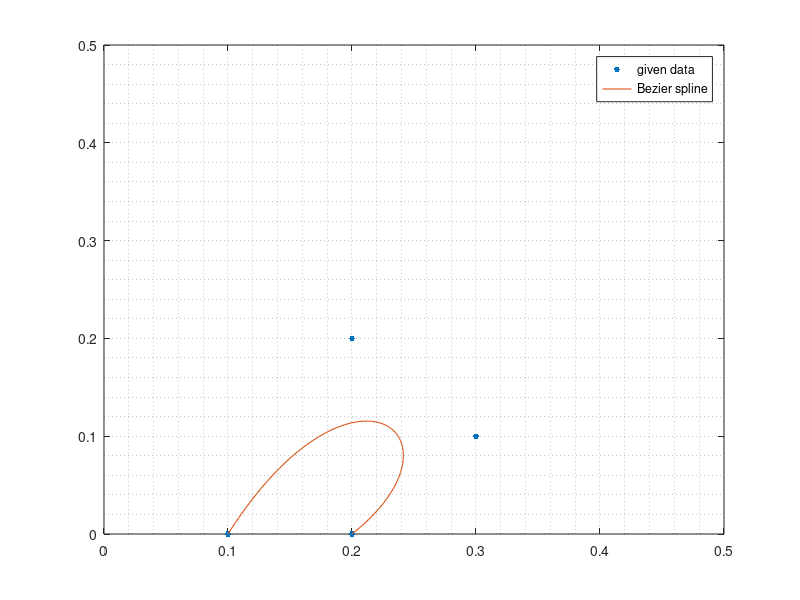

This figure's MATLAB source:
clear all
close all

X = [0.1, 0.1029998, 0.1059984, 0.1089946, 0.1119872, 0.114975, 0.1179568, 0.1209314, 0.1238976, 0.1268542, 0.1298, 0.1327338, 0.1356544, 0.1385606, 0.1414512, 0.144325, 0.1471808, 0.1500174, 0.1528336, 0.1556282, 0.1584, 0.1611478, 0.1638704, 0.1665666, 0.1692352, 0.171875, 0.1744848, 0.1770634, 0.1796096, 0.1821222, 0.1846, 0.1870418, 0.1894464, 0.1918126, 0.1941392, 0.196425, 0.1986688, 0.2008694, 0.2030256, 0.2051362, 0.2072, 0.2092158, 0.2111824, 0.2130986, 0.2149632, 0.216775, 0.2185328, 0.2202354, 0.2218816, 0.2234702, 0.225, 0.2264698, 0.2278784, 0.2292246, 0.2305072, 0.231725, 0.2328768, 0.2339614, 0.2349776, 0.2359242, 0.2368, 0.2376038, 0.2383344, 0.2389906, 0.2395712, 0.240075, 0.2405008, 0.2408474, 0.2411136, 0.2412982, 0.2414, 0.2414178, 0.2413504, 0.2411966, 0.2409552, 0.240625, 0.2402048, 0.2396934, 0.2390896, 0.2383922, 0.2376, 0.2367118, 0.2357264, 0.2346426, 0.2334592, 0.232175, 0.2307888, 0.2292994, 0.2277056, 0.2260062, 0.2242, 0.2222858, 0.2202624, 0.2181286, 0.2158832, 0.213525, 0.2110528, 0.2084654, 0.2057616, 0.2029402, 0.2];
Y = [0, 0.0059103, 0.0116424, 0.0171981, 0.0225792, 0.0277875, 0.0328248, 0.0376929, 0.0423936, 0.0469287, 0.0513, 0.0555093, 0.0595584, 0.0634491, 0.0671832, 0.0707625, 0.0741888, 0.0774639, 0.0805896, 0.0835677, 0.0864, 0.0890883, 0.0916344, 0.0940401, 0.0963072, 0.0984375, 0.1004328, 0.1022949, 0.1040256, 0.1056267, 0.1071, 0.1084473, 0.1096704, 0.1107711, 0.1117512, 0.1126125, 0.1133568, 0.1139859, 0.1145016, 0.1149057, 0.1152, 0.1153863, 0.1154664, 0.1154421, 0.1153152, 0.1150875, 0.1147608, 0.1143369, 0.1138176, 0.1132047, 0.1125, 0.1117053, 0.1108224, 0.1098531, 0.1087992, 0.1076625, 0.1064448, 0.1051479, 0.1037736, 0.1023237, 0.1008, 0.0992043, 0.0975384, 0.0958041, 0.0940032, 0.0921375, 0.0902088, 0.0882189, 0.0861696, 0.0840627, 0.0819, 0.0796833, 0.0774144, 0.0750951, 0.0727272, 0.0703125, 0.0678528, 0.0653499, 0.0628056, 0.0602217, 0.0576, 0.0549423, 0.0522504, 0.0495261, 0.0467712, 0.0439875, 0.0411768, 0.0383409, 0.0354816, 0.0326007, 0.0297, 0.0267813, 0.0238464, 0.0208971, 0.0179352, 0.0149625, 0.0119808, 0.0089919, 0.0059976, 0.0029997, 0];

x_fit=[0.1,0.2,0.3,0.2];		% data to be interpolated
y_fit = [0.0,0.2,0.1,0.0];

figure
plot(x_fit,y_fit,'.','MarkerSize',13)
hold on
plot(X,Y,"LineWidth",0.8)
legend("given data","Bezier spline")
axis ([0 0.5 0 0.5])
grid minor